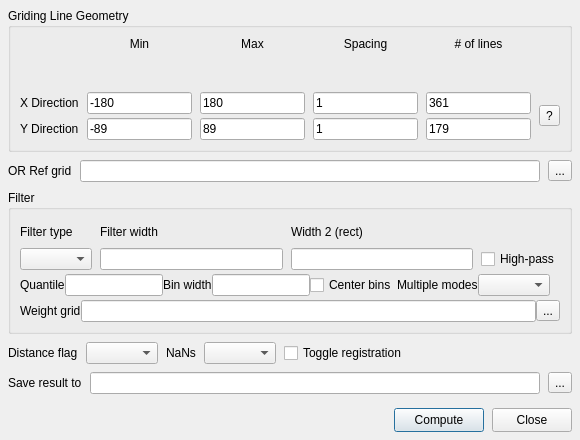
<?xml version="1.0" encoding="UTF-8"?>
<ui version="4.0">
 <class>GrdFilterDialog</class>
 <widget class="QDialog" name="GrdFilterDialog">
  <property name="geometry">
   <rect>
    <x>0</x>
    <y>0</y>
    <width>580</width>
    <height>440</height>
   </rect>
  </property>
  <property name="windowTitle">
   <string>grdfilter</string>
  </property>
  <!--
    The "Griding Line Geometry" group below is the verbatim copy of deps/ui/grid_line_geometry.ui
    (object names xMin/xMax/xInc/xN/yMin/yMax/yInc/yN/refEdit/refBtn/helpBtn kept EXACTLY). The C++
    side does NOT re-wire it: GeoGridGeometry::adopt(dlg) takes these very widgets over, so the
    dim-fun cross-recompute and the Ref-grid picker are the same implementation grdsample uses.
  -->
  <layout class="QVBoxLayout" name="mainVerticalLayout">
   <property name="spacing"><number>8</number></property>
   <property name="margin" stdset="0"><number>8</number></property>
   <item>
    <widget class="QGroupBox" name="geoGroup">
     <property name="title"><string>Griding Line Geometry</string></property>
     <layout class="QGridLayout" name="geoLayout">
      <property name="horizontalSpacing"><number>8</number></property>
      <property name="verticalSpacing"><number>4</number></property>
      <item row="0" column="1"><widget class="QLabel" name="minLab"><property name="alignment"><set>Qt::AlignHCenter</set></property><property name="text"><string>Min</string></property></widget></item>
      <item row="0" column="2"><widget class="QLabel" name="maxLab"><property name="alignment"><set>Qt::AlignHCenter</set></property><property name="text"><string>Max</string></property></widget></item>
      <item row="0" column="3"><widget class="QLabel" name="spacingLab"><property name="alignment"><set>Qt::AlignHCenter</set></property><property name="text"><string>Spacing</string></property></widget></item>
      <item row="0" column="4"><widget class="QLabel" name="nLinesLab"><property name="alignment"><set>Qt::AlignHCenter</set></property><property name="text"><string># of lines</string></property></widget></item>

      <item row="1" column="0"><widget class="QLabel" name="xDirLab"><property name="text"><string>X Direction</string></property></widget></item>
      <item row="1" column="1"><widget class="QLineEdit" name="xMin"><property name="minimumWidth"><number>80</number></property><property name="maximumWidth"><number>110</number></property><property name="text"><string>-180</string></property></widget></item>
      <item row="1" column="2"><widget class="QLineEdit" name="xMax"><property name="minimumWidth"><number>80</number></property><property name="maximumWidth"><number>110</number></property><property name="text"><string>180</string></property></widget></item>
      <item row="1" column="3"><widget class="QLineEdit" name="xInc"><property name="minimumWidth"><number>80</number></property><property name="maximumWidth"><number>110</number></property><property name="text"><string>1</string></property></widget></item>
      <item row="1" column="4"><widget class="QLineEdit" name="xN"><property name="minimumWidth"><number>80</number></property><property name="maximumWidth"><number>110</number></property><property name="text"><string>361</string></property></widget></item>

      <item row="2" column="0"><widget class="QLabel" name="yDirLab"><property name="text"><string>Y Direction</string></property></widget></item>
      <item row="2" column="1"><widget class="QLineEdit" name="yMin"><property name="minimumWidth"><number>80</number></property><property name="maximumWidth"><number>110</number></property><property name="text"><string>-89</string></property></widget></item>
      <item row="2" column="2"><widget class="QLineEdit" name="yMax"><property name="minimumWidth"><number>80</number></property><property name="maximumWidth"><number>110</number></property><property name="text"><string>89</string></property></widget></item>
      <item row="2" column="3"><widget class="QLineEdit" name="yInc"><property name="minimumWidth"><number>80</number></property><property name="maximumWidth"><number>110</number></property><property name="text"><string>1</string></property></widget></item>
      <item row="2" column="4"><widget class="QLineEdit" name="yN"><property name="minimumWidth"><number>80</number></property><property name="maximumWidth"><number>110</number></property><property name="text"><string>179</string></property></widget></item>

      <item row="1" column="5" rowspan="2">
       <widget class="QToolButton" name="helpBtn">
        <property name="text"><string>?</string></property>
        <property name="toolTip"><string>Edit any two of Min/Max/Spacing/# and the rest are derived.</string></property>
       </widget>
      </item>
     </layout>
    </widget>
   </item>
   <item>
    <layout class="QHBoxLayout" name="refRow">
     <item><widget class="QLabel" name="refLab"><property name="text"><string>OR Ref grid</string></property></widget></item>
     <item>
      <widget class="QLineEdit" name="refEdit">
       <property name="toolTip"><string>Pick a grid/image; its region, spacing and size fill the boxes above.</string></property>
      </widget>
     </item>
     <item><widget class="QToolButton" name="refBtn"><property name="text"><string>...</string></property></widget></item>
    </layout>
   </item>
   <item>
    <widget class="QGroupBox" name="gb_filter">
     <property name="title"><string>Filter</string></property>
     <layout class="QGridLayout" name="gridLayout_filter">
      <property name="horizontalSpacing"><number>8</number></property>
      <property name="verticalSpacing"><number>4</number></property>
      <item row="0" column="0"><widget class="QLabel" name="lb_type"><property name="text"><string>Filter type</string></property></widget></item>
      <item row="0" column="1"><widget class="QLabel" name="lb_width"><property name="text"><string>Filter width</string></property></widget></item>
      <item row="0" column="2"><widget class="QLabel" name="lb_width2"><property name="text"><string>Width 2 (rect)</string></property></widget></item>
      <item row="1" column="0">
       <widget class="QComboBox" name="cb_type">
        <property name="minimumWidth"><number>160</number></property>
        <property name="toolTip"><string>&lt;html&gt;Convolution (boxcar / cosine arch / gaussian / custom /&lt;br&gt;operator) or non-convolution (median, modes, extremes) filter&lt;/html&gt;</string></property>
       </widget>
      </item>
      <item row="1" column="1">
       <widget class="QLineEdit" name="edit_width">
        <property name="maximumWidth"><number>90</number></property>
        <property name="toolTip"><string>Full filter DIAMETER, in the units the distance flag implies. Required.</string></property>
       </widget>
      </item>
      <item row="1" column="2">
       <widget class="QLineEdit" name="edit_width2">
        <property name="maximumWidth"><number>90</number></property>
        <property name="toolTip"><string>Second width makes the filter RECTANGULAR. Only with distance flag p or 0.</string></property>
       </widget>
      </item>
      <item row="1" column="3">
       <widget class="QCheckBox" name="chk_highpass">
        <property name="toolTip"><string>Return data minus the filtered result (+h) instead of the filtered result</string></property>
        <property name="text"><string>High-pass</string></property>
       </widget>
      </item>
      <item row="2" column="0" colspan="4">
       <layout class="QHBoxLayout" name="horizontalLayout_extra">
        <item>
         <widget class="QLabel" name="lb_quantile"><property name="text"><string>Quantile</string></property></widget>
        </item>
        <item>
         <widget class="QLineEdit" name="edit_quantile">
          <property name="maximumWidth"><number>70</number></property>
          <property name="toolTip"><string>Median filter: use this quantile (0-1) instead of 0.5 (+q)</string></property>
         </widget>
        </item>
        <item>
         <widget class="QLabel" name="lb_binwidth"><property name="text"><string>Bin width</string></property></widget>
        </item>
        <item>
         <widget class="QLineEdit" name="edit_binwidth">
          <property name="maximumWidth"><number>70</number></property>
          <property name="toolTip"><string>Histogram mode: binning interval</string></property>
         </widget>
        </item>
        <item>
         <widget class="QCheckBox" name="chk_centerbins">
          <property name="toolTip"><string>Center the bins on multiples of the bin width (+c)</string></property>
          <property name="text"><string>Center bins</string></property>
         </widget>
        </item>
        <item>
         <widget class="QLabel" name="lb_mode"><property name="text"><string>Multiple modes</string></property></widget>
        </item>
        <item>
         <widget class="QComboBox" name="cb_mode">
          <property name="toolTip"><string>Which mode to return when several are found (+l / +u)</string></property>
         </widget>
        </item>
        <item>
         <spacer name="horizontalSpacer_extra">
          <property name="orientation"><enum>Qt::Orientation::Horizontal</enum></property>
          <property name="sizeHint" stdset="0"><size><width>20</width><height>20</height></size></property>
         </spacer>
        </item>
       </layout>
      </item>
      <item row="3" column="0" colspan="4">
       <layout class="QHBoxLayout" name="horizontalLayout_wgrid">
        <item><widget class="QLabel" name="lb_wgrid"><property name="text"><string>Weight grid</string></property></widget></item>
        <item>
         <widget class="QLineEdit" name="edit_wgrid">
          <property name="toolTip"><string>&lt;html&gt;Custom / Operator filter: the grid holding the filter weights.&lt;br&gt;Double-click to browse.&lt;/html&gt;</string></property>
         </widget>
        </item>
        <item><widget class="QToolButton" name="btn_wgrid"><property name="text"><string>...</string></property></widget></item>
       </layout>
      </item>
     </layout>
    </widget>
   </item>
   <item>
    <layout class="QHBoxLayout" name="horizontalLayout_dist">
     <item><widget class="QLabel" name="lb_dist"><property name="text"><string>Distance flag</string></property></widget></item>
     <item>
      <widget class="QComboBox" name="cb_dist">
       <property name="minimumWidth"><number>230</number></property>
       <property name="toolTip"><string>&lt;html&gt;How the grid (x,y) relate to the filter width (-D). Flags 3-5&lt;br&gt;recompute the weights per latitude and are slower.&lt;/html&gt;</string></property>
      </widget>
     </item>
     <item><widget class="QLabel" name="lb_nans"><property name="text"><string>NaNs</string></property></widget></item>
     <item>
      <widget class="QComboBox" name="cb_nans">
       <property name="toolTip"><string>How NaNs in the input affect the output (-N)</string></property>
      </widget>
     </item>
     <item>
      <widget class="QCheckBox" name="chk_toggle">
       <property name="toolTip"><string>Flip the output registration, gridline &lt;-&gt; pixel (-T)</string></property>
       <property name="text"><string>Toggle registration</string></property>
      </widget>
     </item>
     <item>
      <spacer name="horizontalSpacer_dist">
       <property name="orientation"><enum>Qt::Orientation::Horizontal</enum></property>
       <property name="sizeHint" stdset="0"><size><width>20</width><height>20</height></size></property>
      </spacer>
     </item>
    </layout>
   </item>
   <item>
    <layout class="QHBoxLayout" name="horizontalLayout_out">
     <item><widget class="QLabel" name="lb_out"><property name="text"><string>Save result to</string></property></widget></item>
     <item>
      <widget class="QLineEdit" name="edit_outfile">
       <property name="toolTip"><string>Optional output grid file. Leave empty to keep the result only in this window.</string></property>
      </widget>
     </item>
     <item><widget class="QToolButton" name="btn_outfile"><property name="text"><string>...</string></property></widget></item>
    </layout>
   </item>
   <item>
    <spacer name="verticalSpacer_bottom">
     <property name="orientation"><enum>Qt::Orientation::Vertical</enum></property>
     <property name="sizeType"><enum>QSizePolicy::Policy::Fixed</enum></property>
     <property name="sizeHint" stdset="0"><size><width>20</width><height>6</height></size></property>
    </spacer>
   </item>
   <item>
    <layout class="QHBoxLayout" name="horizontalLayout_buttons">
     <item>
      <spacer name="buttonsSpacer">
       <property name="orientation"><enum>Qt::Orientation::Horizontal</enum></property>
       <property name="sizeHint" stdset="0"><size><width>40</width><height>20</height></size></property>
      </spacer>
     </item>
     <item>
      <widget class="QPushButton" name="push_compute">
       <property name="minimumSize"><size><width>90</width><height>24</height></size></property>
       <property name="text"><string>Compute</string></property>
      </widget>
     </item>
     <item>
      <widget class="QPushButton" name="push_close">
       <property name="minimumSize"><size><width>70</width><height>24</height></size></property>
       <property name="text"><string>Close</string></property>
      </widget>
     </item>
    </layout>
   </item>
  </layout>
 </widget>
 <resources/>
 <connections/>
</ui>
